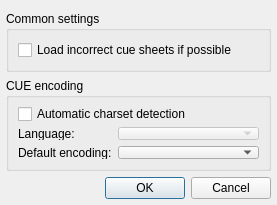
<?xml version="1.0" encoding="UTF-8"?>
<ui version="4.0">
 <class>SettingsDialog</class>
 <widget class="QDialog" name="SettingsDialog">
  <property name="geometry">
   <rect>
    <x>0</x>
    <y>0</y>
    <width>277</width>
    <height>205</height>
   </rect>
  </property>
  <property name="minimumSize">
   <size>
    <width>277</width>
    <height>205</height>
   </size>
  </property>
  <property name="maximumSize">
   <size>
    <width>277</width>
    <height>205</height>
   </size>
  </property>
  <property name="windowTitle">
   <string>CUE Plugin Settings</string>
  </property>
  <layout class="QVBoxLayout" name="verticalLayout_2">
   <property name="leftMargin">
    <number>6</number>
   </property>
   <property name="rightMargin">
    <number>6</number>
   </property>
   <property name="bottomMargin">
    <number>6</number>
   </property>
   <item>
    <widget class="QGroupBox" name="groupBox_2">
     <property name="title">
      <string>Common settings</string>
     </property>
     <layout class="QVBoxLayout" name="verticalLayout">
      <item>
       <widget class="QCheckBox" name="dirtyCueCheckBox">
        <property name="focusPolicy">
         <enum>Qt::NoFocus</enum>
        </property>
        <property name="text">
         <string>Load incorrect cue sheets if possible</string>
        </property>
       </widget>
      </item>
     </layout>
    </widget>
   </item>
   <item>
    <widget class="QGroupBox" name="groupBox">
     <property name="title">
      <string>CUE encoding</string>
     </property>
     <layout class="QGridLayout" name="gridLayout">
      <item row="0" column="0" colspan="3">
       <widget class="QCheckBox" name="autoCharsetCheckBox">
        <property name="focusPolicy">
         <enum>Qt::NoFocus</enum>
        </property>
        <property name="text">
         <string>Automatic charset detection</string>
        </property>
       </widget>
      </item>
      <item row="1" column="0">
       <widget class="QLabel" name="label">
        <property name="enabled">
         <bool>true</bool>
        </property>
        <property name="text">
         <string>Language:</string>
        </property>
       </widget>
      </item>
      <item row="1" column="1" colspan="2">
       <widget class="QComboBox" name="encaAnalyserComboBox">
        <property name="enabled">
         <bool>false</bool>
        </property>
       </widget>
      </item>
      <item row="2" column="0">
       <widget class="QLabel" name="label_17_2_2">
        <property name="focusPolicy">
         <enum>Qt::TabFocus</enum>
        </property>
        <property name="layoutDirection">
         <enum>Qt::LeftToRight</enum>
        </property>
        <property name="text">
         <string>Default encoding:</string>
        </property>
        <property name="alignment">
         <set>Qt::AlignLeading|Qt::AlignLeft|Qt::AlignVCenter</set>
        </property>
       </widget>
      </item>
      <item row="2" column="1" colspan="2">
       <widget class="QComboBox" name="cueEncComboBox"/>
      </item>
     </layout>
    </widget>
   </item>
   <item>
    <widget class="QDialogButtonBox" name="buttonBox">
     <property name="cursor">
      <cursorShape>ArrowCursor</cursorShape>
     </property>
     <property name="styleSheet">
      <string notr="true"/>
     </property>
     <property name="standardButtons">
      <set>QDialogButtonBox::Cancel|QDialogButtonBox::Ok</set>
     </property>
    </widget>
   </item>
  </layout>
 </widget>
 <resources/>
 <connections>
  <connection>
   <sender>buttonBox</sender>
   <signal>accepted()</signal>
   <receiver>SettingsDialog</receiver>
   <slot>accept()</slot>
   <hints>
    <hint type="sourcelabel">
     <x>196</x>
     <y>112</y>
    </hint>
    <hint type="destinationlabel">
     <x>95</x>
     <y>53</y>
    </hint>
   </hints>
  </connection>
  <connection>
   <sender>buttonBox</sender>
   <signal>rejected()</signal>
   <receiver>SettingsDialog</receiver>
   <slot>reject()</slot>
   <hints>
    <hint type="sourcelabel">
     <x>216</x>
     <y>112</y>
    </hint>
    <hint type="destinationlabel">
     <x>130</x>
     <y>63</y>
    </hint>
   </hints>
  </connection>
  <connection>
   <sender>autoCharsetCheckBox</sender>
   <signal>toggled(bool)</signal>
   <receiver>encaAnalyserComboBox</receiver>
   <slot>setEnabled(bool)</slot>
   <hints>
    <hint type="sourcelabel">
     <x>90</x>
     <y>40</y>
    </hint>
    <hint type="destinationlabel">
     <x>166</x>
     <y>64</y>
    </hint>
   </hints>
  </connection>
 </connections>
</ui>
